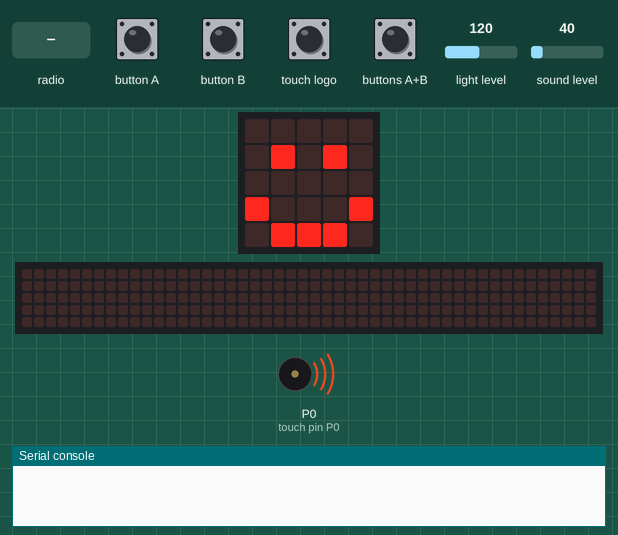
The program below on a simulated BBC micro:bit (MakeCode). Shown: the board's 5×5 LED display, a strip that is not on the board, showing the scrolling text unrolled, buzzer (waves = sounding), the last lines printed to the serial console. The inputs (shaded band) are chosen by the test bench; at power-on: light level 120, sound level 40. The 48×5 strip is a reading aid, not a part: it shows the text the display is scrolling, unrolled, one strip-width of it at a time.

Above: at 6.9 s.
8.5 s: button A pressed for 0.15 s
At 8.72 s:
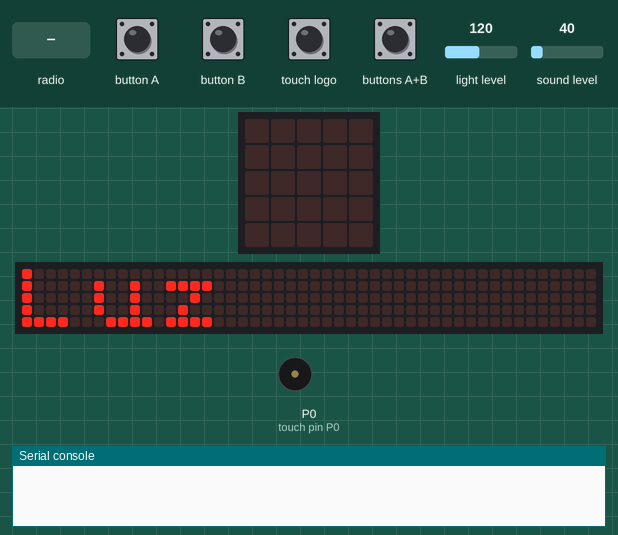
At 9.17 s:
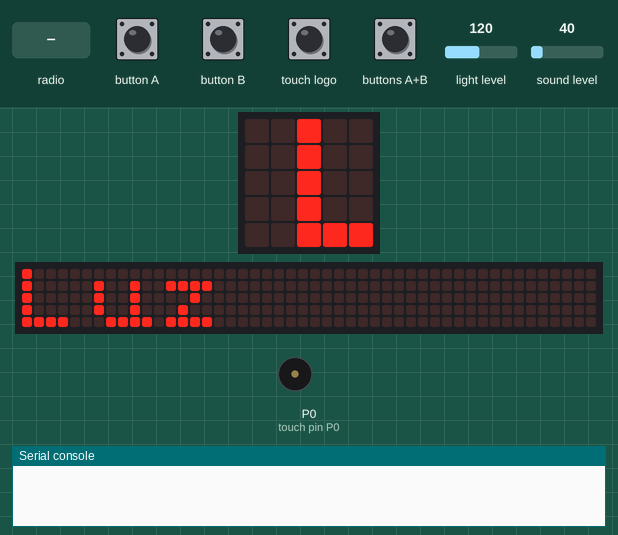
9.2 s: buttons A+B pressed for 0.15 s
9.9 s: touch logo pressed for 0.15 s
At 10.52 s:
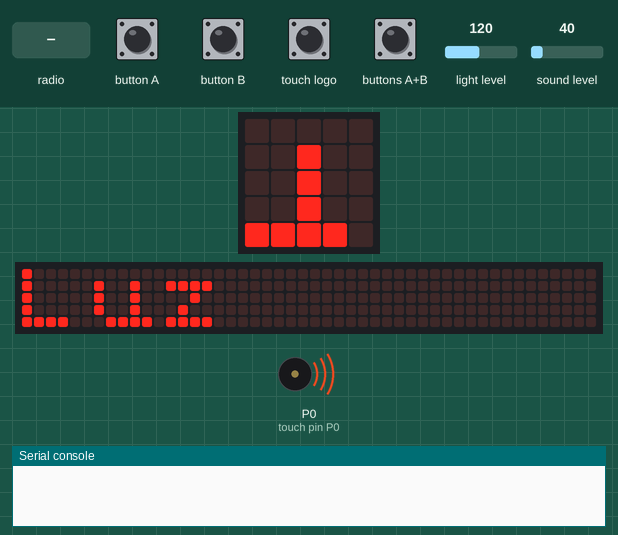
10.6 s: button B pressed for 0.15 s
11.3 s: radio message "1" arrives
14.2 s: radio message "0" arrives
At 16.3 s:
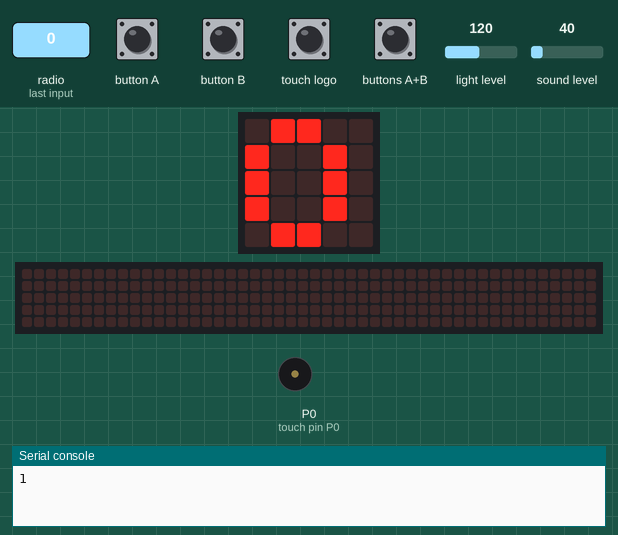
Timing chart, 0 to 17.8 s (numbered marks = the images above; inputs shaded):
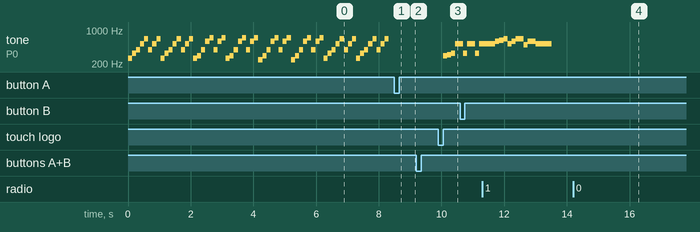

The program:

main.ts
```typescript
enum RadioMessage {
    message1 = 49434
}
input.onPinPressed(TouchPin.P0, function () {
    radio.sendString("hola")
})
radio.onReceivedNumber(function (receivedNumber) {
    basic.showString("" + (receivedNumber))
})
input.onLogoEvent(TouchButtonEvent.Pressed, function () {
    music.startMelody(music.builtInMelody(Melodies.Entertainer), MelodyOptions.Once)
    basic.pause(100)
    basic.showString("T")
    basic.pause(1400)
    basic.clearScreen()
    basic.pause(1400)
    basic.showNumber(input.temperature())
    if (input.temperature() <= 20) {
        music.startMelody(music.builtInMelody(Melodies.Entertainer), MelodyOptions.Once)
        basic.showIcon(IconNames.Happy)
    } else {
        music.startMelody(music.builtInMelody(Melodies.Dadadadum), MelodyOptions.Once)
        basic.showIcon(IconNames.Sad)
        basic.pause(100)
        basic.clearScreen()
        basic.showString("Empieza el calor")
        music.startMelody(music.builtInMelody(Melodies.Dadadadum), MelodyOptions.Once)
    }
})
input.onButtonPressed(Button.A, function () {
    basic.showString("Luz")
    basic.pause(500)
    led.plotBarGraph(
    1,
    1
    )
    if (input.isGesture(Gesture.Shake)) {
        basic.clearScreen()
    }
})
input.onButtonPressed(Button.AB, function () {
    basic.showNumber(input.lightLevel())
    basic.pause(1000)
    led.plotBarGraph(
    input.lightLevel(),
    260
    )
    if (input.isGesture(Gesture.Shake)) {
        basic.clearScreen()
    }
})
input.onButtonPressed(Button.B, function () {
    basic.showString("" + (input.soundLevel()))
    basic.pause(1000)
    basic.showNumber(input.soundLevel())
    if (input.temperature() <= 100) {
        music.startMelody(music.builtInMelody(Melodies.Entertainer), MelodyOptions.Once)
        basic.showIcon(IconNames.Happy)
        basic.pause(1000)
        basic.clearScreen()
    } else {
        music.startMelody(music.builtInMelody(Melodies.Dadadadum), MelodyOptions.Once)
        basic.showIcon(IconNames.Surprised)
        basic.pause(1000)
        basic.clearScreen()
    }
})
radio.setGroup(0)
music.startMelody(music.builtInMelody(Melodies.Prelude), MelodyOptions.Once)
basic.showString("Hola")
basic.pause(100)
basic.showIcon(IconNames.Happy)
basic.pause(2000)
basic.clearScreen()
```

test.ts
```typescript
// aquí va el archivo "tests"; esto no se compilará cuando este paquete se utilice como una extensión.
```

Measured:
- after the input at 8.5 s, the display: changes after 0.15 s (image 1)
- after the input at 9.9 s, tone on P0 (touch pin P0): silent → 294 Hz after 0.15 s, → 311 Hz 0.13 s later, → 330 Hz 0.13 s later, → 523 Hz 0.13 s later
- by itself, tone on P0 (touch pin P0): plays 262 Hz for 0.13 s, 330 Hz for 0.13 s, 392 Hz for 0.13 s, 523 Hz for 0.13 s, 659 Hz for 0.13 s, 392 Hz for 0.13 s … (64 notes in this stretch)
- what the display in image 4 shows lasts 0.8 s, from 15.7 s to 16.5 s
